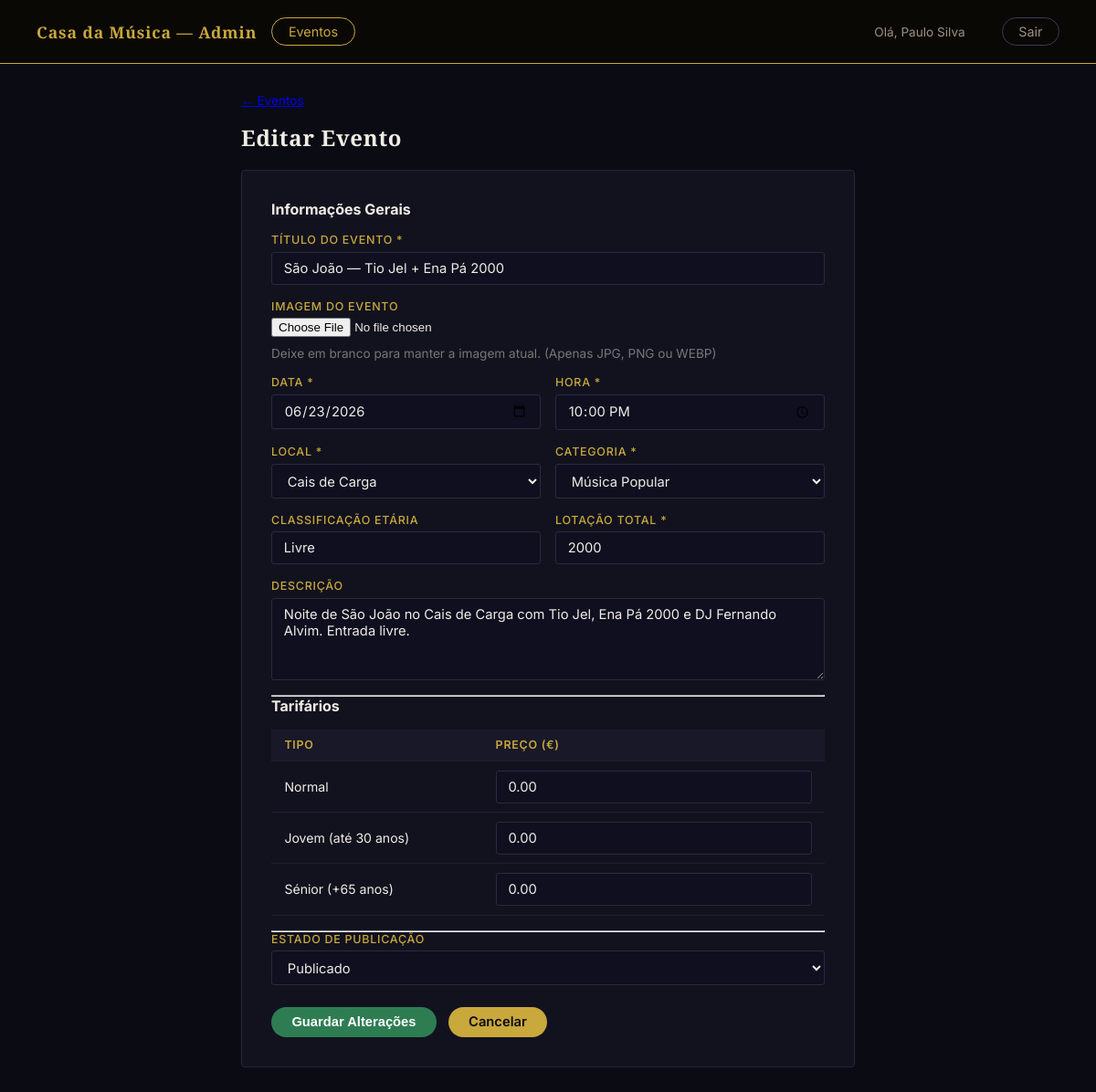
The app's page /admin/evento-editar.php?id=16 (signed in), older data.
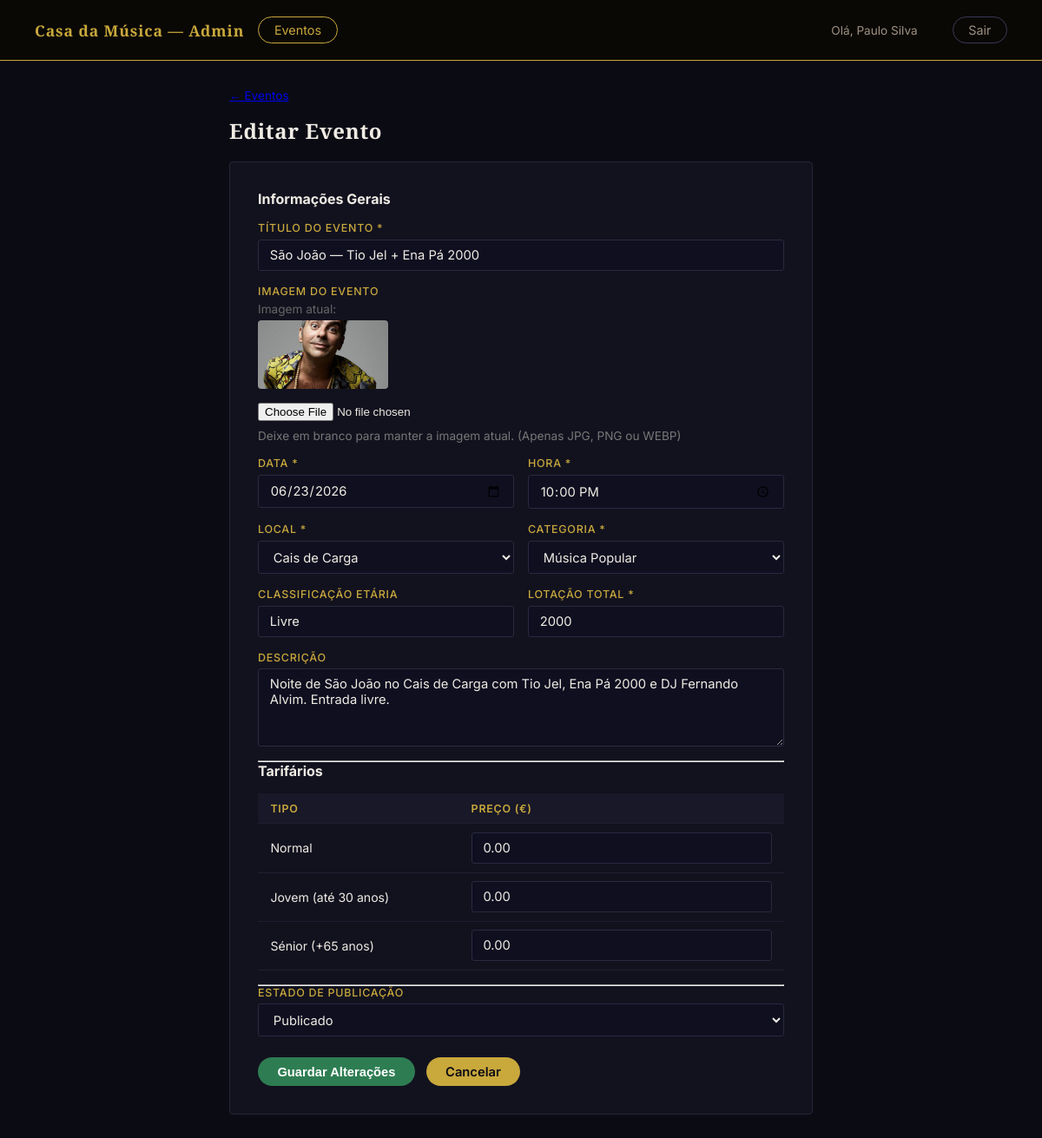
The same page, newer data.
### tables this page shows
CREATE TABLE "eventos" (
	"id"	INTEGER,
	"nome"	TEXT NOT NULL,
	"descricao"	TEXT,
	"data"	TEXT NOT NULL,
	"hora"	TEXT NOT NULL,
	"sala"	TEXT NOT NULL,
	"categoria"	TEXT NOT NULL,
	"classificacao_etaria"	TEXT DEFAULT 'Livre',
	"capacidade"	INTEGER NOT NULL DEFAULT 300,
	"estado"	TEXT NOT NULL DEFAULT 'rascunho' CHECK("estado" IN ('publicado', 'rascunho', 'cancelado')),
	"data_criacao"	TEXT NOT NULL DEFAULT (datetime('now')),
	"imagem"	TEXT,
	PRIMARY KEY("id" AUTOINCREMENT)
);

### admin/evento-editar.php (the view, shortened to what the changed rows need)
<?php
$id = (int)($_GET['id'] ?? 0);
$db   = getDB();
$stmt = $db->prepare(
    'SELECT id, nome, descricao, data, hora, sala, categoria, classificacao_etaria, capacidade, estado, imagem
     FROM eventos WHERE id = :id'
);
$stmt->bindValue(':id', $id, SQLITE3_INTEGER);
$ev = $stmt->execute()->fetchArray(SQLITE3_ASSOC);
$salas      = ['Sala Suggia', 'Sala 2', 'Grande Auditório', 'Terraço', 'Outro'];
$categorias = ['Sinfónico', 'Música Clássica', 'Música de Câmara', 'Jazz', 'World Music', 'Música Popular', 'Música Contemporânea', 'Música Coral', 'Ópera', 'Hip-Hop', 'Rock', 'Fado', 'Outro'];
?>
<!DOCTYPE html>
<html lang="pt">
<head>
  <link rel="stylesheet" href="../styles/admin-evento-editar-criar.css" />
</head>
<body>
  <main class="page" style="max-width:800px;">
    <h1 class="page-title">Editar Evento</h1>
    <form action="../scripts/editar_evento.php" method="POST" enctype="multipart/form-data">
    <div class="form-card">
      <div class="form-group">
        <label for="nome">Título do evento *</label>
        <input type="text" id="nome" name="nome" required
               value="<?= htmlspecialchars($ev['nome']) ?>" />
      </div>
      <div class="form-group mb-2">
        <?php if (!empty($ev['imagem'])): ?>
          <div class="foto-atual mb-1" style="margin-bottom: 10px;">
            <p class="text-sm" style="color: #666; margin-bottom: 5px;">Imagem atual:</p>
            <img src="../<?= htmlspecialchars($ev['imagem']) ?>" alt="Imagem do Evento" style="max-width: 150px; border-radius: 4px; display: block;" />
          </div>
        <?php endif; ?>
      </div>
      <div class="form-row">
        <div class="form-group">
          <label for="data">Data *</label>
          <input type="date" id="data" name="data" required
                 value="<?= htmlspecialchars($ev['data']) ?>" />
        </div>
        <div class="form-group">
          <label for="hora">Hora *</label>
          <input type="time" id="hora" name="hora" required
                 value="<?= htmlspecialchars(substr($ev['hora'], 0, 5)) ?>" />
        </div>
      </div>
      <div class="form-row">
        <div class="form-group">
          <label for="sala">Local *</label>
          <select id="sala" name="sala" required>
            <?php if (!in_array($ev['sala'], $salas)): ?>
            <option value="<?= htmlspecialchars($ev['sala']) ?>" selected>
              <?= htmlspecialchars($ev['sala']) ?>
            </option>
            <?php endif; ?>
          </select>
        </div>
        <div class="form-group">
          <label for="categoria">Categoria *</label>
          <select id="categoria" name="categoria" required>
            <?php foreach ($categorias as $c): ?>
            <option value="<?= htmlspecialchars($c) ?>"
              <?= $ev['categoria'] === $c ? 'selected' : '' ?>>
              <?= htmlspecialchars($c) ?>
            </option>
            <?php endforeach; ?>
          </select>
        </div>
      </div>
      <div class="form-row">
        <div class="form-group">
          <label for="classificacao_etaria">Classificação etária</label>
          <input type="text" id="classificacao_etaria" name="classificacao_etaria"
                 placeholder="ex: Livre, M/6, M/12"
                 value="<?= htmlspecialchars($ev['classificacao_etaria'] ?? '') ?>" />
        </div>
        <div class="form-group">
          <label for="capacidade">Lotação total *</label>
          <input type="number" id="capacidade" name="capacidade" min="1" required
                 value="<?= (int)$ev['capacidade'] ?>" />
        </div>
      </div>
      <div class="form-group">
        <label for="descricao">Descrição</label>
        <textarea id="descricao" name="descricao" rows="4"><?= htmlspecialchars($ev['descricao'] ?? '') ?></textarea>
      </div>
      <div class="table-wrap mb-2">
        <table>
          <thead>
            <tr><th>Tipo</th><th>Preço (€)</th></tr>
          </thead>
        </table>
      </div>
      <div class="form-group">
        <label for="estado">Estado de publicação</label>
        <select id="estado" name="estado">
          <option value="publicado" <?= $ev['estado'] === 'publicado' ? 'selected' : '' ?>>Publicado</option>
        </select>
      </div>
    </div>
    </form>
  </main>
</body>
</html>

Row changes from the older to the newer data that the page shows:
changed eventos "Cais de Carga": imagem: picture added
Text that changed along with them:
text now shown: "Imagem atual:"
